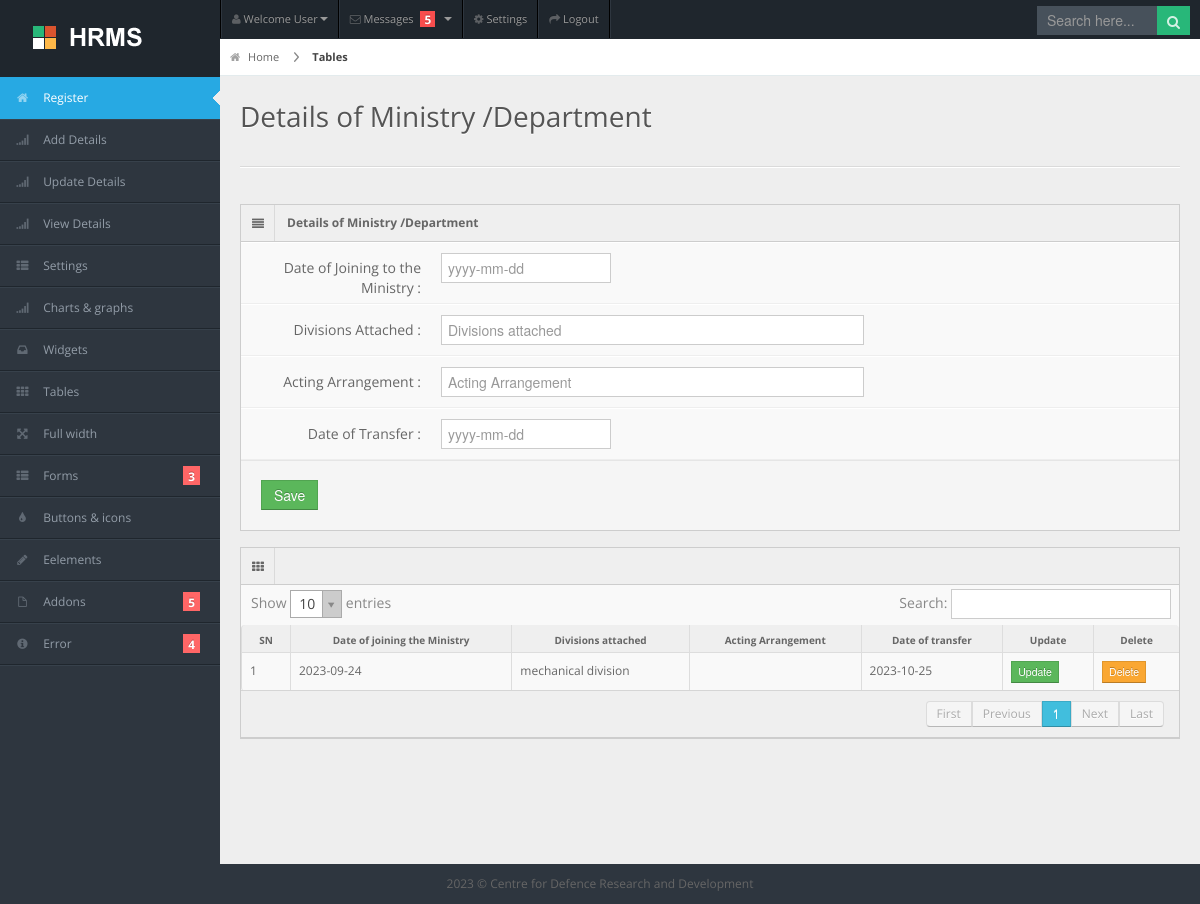
The page /ministry_details.php?pid=7 on the database its author committed.
### tables this page shows
CREATE TABLE `ministry_info_tbl` (
  `ministry_info_id` int(11) NOT NULL,
  `personal_id` int(11) NOT NULL,
  `date_join` date NOT NULL,
  `div_att` varchar(100) NOT NULL,
  `acting_arrangement` varchar(100) NOT NULL,
  `date_transfer` date NOT NULL,
  `status` int(11) NOT NULL DEFAULT 1,
  `time_added` datetime NOT NULL DEFAULT current_timestamp()
);

### ministry_details.php (the view, shortened to what this page needs)
<?php
error_reporting(E_ALL);ini_set('display_errors', 'on');include ("db/db.php");
$pid = $_GET['pid'];
?>
<!DOCTYPE html>
<html lang="en">
<head>
<link rel="stylesheet" href="css/bootstrap.min.css" />
<link rel="stylesheet" href="css/bootstrap-responsive.min.css" />
<link rel="stylesheet" href="css/uniform.css" />
<link rel="stylesheet" href="css/select2.css" />
<link rel="stylesheet" href="css/matrix-style.css" />
<link rel="stylesheet" href="css/matrix-media.css" />
<link href="font-awesome/css/font-awesome.css" rel="stylesheet" />
</head>
<body>
<div id="header">
  <h1><a href="dashboard.html">Matrix Admin</a></h1>
</div>
<div id="user-nav" class="navbar navbar-inverse">
  <ul class="nav">
    <li  class="dropdown" id="profile-messages" ><a title="" href="#" data-toggle="dropdown" data-target="#profile-messages" class="dropdown-toggle"><i class="icon icon-user"></i>  <span class="text">Welcome User</span><b class="caret"></b></a>
    </li>
    <li class="dropdown" id="menu-messages"><a href="#" data-toggle="dropdown" data-target="#menu-messages" class="dropdown-toggle"><i class="icon icon-envelope"></i> <span class="text">Messages</span> <span class="label label-important">5</span> <b class="caret"></b></a>
    </li>
    <li class=""><a title="" href="#"><i class="icon icon-cog"></i> <span class="text">Settings</span></a></li>
    <li class=""><a title="" href="login.html"><i class="icon icon-share-alt"></i> <span class="text">Logout</span></a></li>
  </ul>
</div>
<div id="search">
  <input type="text" placeholder="Search here..."/>
  <button type="submit" class="tip-bottom" title="Search"><i class="icon-search icon-white"></i></button>
</div>
<div id="sidebar"> <a href="#" class="visible-phone"><i class="icon icon-th"></i>Tables</a>
  <?php include('include/nav.php'); ?>
</div>
<div id="content">
  <div id="content-header">
    <div id="breadcrumb"> <a href="#" title="Go to Home" class="tip-bottom"><i class="icon-home"></i> Home</a> <a href="#" class="current">Tables</a> </div>
    <h1>Details of Ministry /Department </h1>
  </div>
  <div class="container-fluid">
    <hr>
    <div class="row-fluid">
      <div class="span12">
		 <div class="widget-box">
        <div class="widget-title"> <span class="icon"> <i class="icon-align-justify"></i> </span>
          <h5>Details of Ministry /Department </h5>
        </div>
        <div class="widget-content nopadding">
          <form action="javascript:void(0);" id="form_submit" class="form-horizontal">
            <div class="control-group">
              <label class="control-label">Date of Joining to the Ministry :</label>
              <div class="controls">
                <input type="text" class="span3" placeholder="yyyy-mm-dd" name="date_join" />
              </div>
            </div>
            <div class="control-group">
              <label class="control-label">Divisions Attached :</label>
              <div class="controls">
                <input type="text" class="span7" placeholder="Divisions attached" name="div_att" />
              </div>
            </div>
			<div class="control-group">
              <label class="control-label">Acting Arrangement :</label>
              <div class="controls">
                <input type="text" class="span7" placeholder="Acting Arrangement" name="acting_arrangement" />
              </div>
            </div>
			<div class="control-group">
              <label class="control-label">Date of Transfer :</label>
              <div class="controls">
                <input type="text" class="span3" placeholder="yyyy-mm-dd" name="date_transfer" />
              </div>
            </div>
            <div class="form-actions">
              <button type="submit" class="btn btn-success">Save</button>
            </div>
          </form>
        </div>
      </div>
        <div class="widget-box">
          <div class="widget-title"> <span class="icon"><i class="icon-th"></i></span>
          </div>
          <div class="widget-content nopadding">
		  <?php
		  $sql = "SELECT * FROM ministry_info_tbl WHERE personal_id='$pid' and status='1' ORDER BY ministry_info_id  DESC";
		  $result = mysqli_query($conn, $sql);
		  ?>
            <table class="table table-bordered data-table">
              <thead>
                <tr>
                  <th>SN</th>
				  <th>Date of joining the Ministry </th>
                  <th>Divisions attached</th>
				  <th>Acting Arrangement</th>
                  <th>Date of transfer</th>
                  <th>Update</th>
				  <th>Delete</th>
                </tr>
              </thead>
              <tbody>
			  <?php $i = 1; while ($row = mysqli_fetch_assoc($result)){ ?>
                <tr class="gradeX">
                  <td><?php echo $i; ?></td>
                  <td><?php echo $row['date_join']; ?></td>
                  <td><?php echo $row['div_att']; ?></td>
                  <td class="center"><?php echo $row['acting_arrangement']; ?></td>
				  <td class="center"><?php echo $row['date_transfer']; ?></td>
				  <td class="center"><button class="btn btn-success btn-mini">Update</button></td>
				  <td class="center"><button class="btn btn-warning btn-mini">Delete</button></td>
                </tr>
               <?php $i++; } ?>
              </tbody>
            </table>
          </div>
        </div>
      </div>
    </div>
  </div>
</div>
<?php include('include/footer.php'); ?>
</body>
</html>

### css/matrix-media.css (style rules this page uses)
body { background:#2E363F; }
#header { background-color: #1f262d; margin-top:10px; }
#search input[type=text], #search button { background-color: #28b779; }
#search input[type=text] { background-color: #47515b; color: #fff; }

### rows shown on the page
ministry_info_tbl: date_join "2023-09-24", div_att "mechanical division", date_transfer "2023-10-25"
